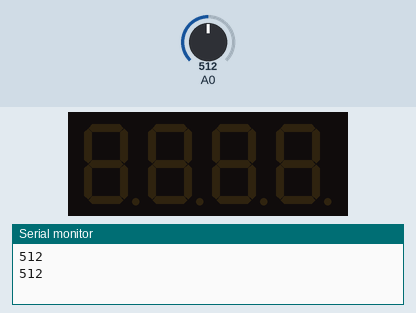
The sketch below on a simulated Arduino Uno, built with avr-gcc and run on an emulated ATmega328P. Parts: 4-digit seven-segment display, the last lines printed to the serial monitor. Inputs (shaded band) come from the test bench; at power-on: A0 = 512.

Above: at 1.8 s.
1.9 s: A0 set to 638
3.4 s: A0 set to 656
At 5.2 s:
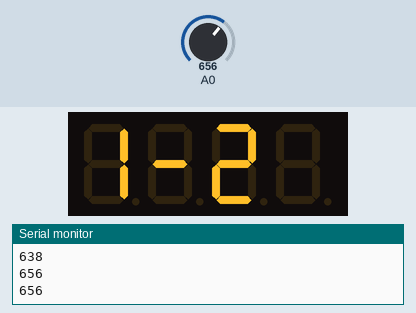
5.5 s: A0 set to 787
At 7.2 s:
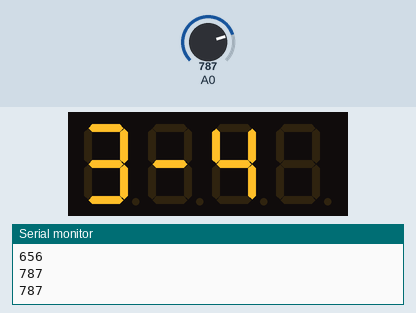
7.5 s: A0 set to 814
At 9.2 s:
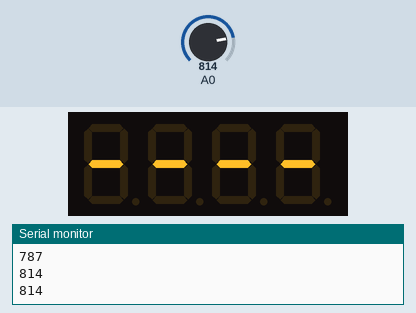
9.6 s: A0 set to 830
At 11.1 s:
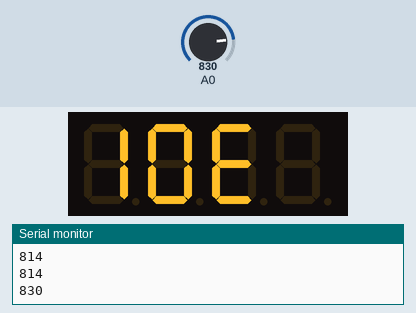
11.6 s: A0 set to 810
At 13.0 s:
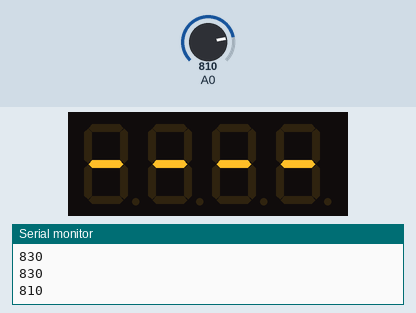
Timing chart, 0 to 14.6 s (numbered marks = the images above; inputs shaded):
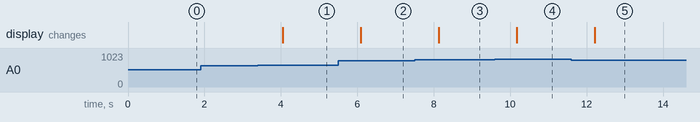

Measured:
- the behaviour switches between 649 and 650 on A0 (found by bisection; images 0 and 1)
- the behaviour switches between 799 and 800 on A0 (found by bisection; images 2 and 3)
- after the input at 3.4 s, the display: changes after 0.64 s (image 1)
- after the input at 5.5 s, the display: changes after 0.59 s (image 2)
- after the input at 7.5 s, the display: changes after 0.63 s (image 3)
- after the input at 9.6 s, the display: changes after 0.57 s (image 4)
- after the input at 11.6 s, the display: changes after 0.62 s (image 5)

The sketch:

sketch_Photoresistor_pH_detector.ino
```cpp
#include "TM1637Display.h"

// Define connections pins
#define CLK 2
#define DIO 3

// Create display object of type TM1637Display:
TM1637Display display = TM1637Display(CLK, DIO);

int sensorValue = 0;

void setup(){
  display.setBrightness(5);   // set brightness (0-7)
  display.clear();

  pinMode(A0, INPUT);
  Serial.begin(9600);

}

void loop(){
  // read the value from the sensor
  sensorValue = analogRead(A0);

  // print sensor reading to serial monitor
  Serial.println(sensorValue);

  // For pH levels 1-2
  if ((650 <= sensorValue) && (sensorValue <= 690)){
    // "1-2"
    uint8_t data[] = {
      SEG_B | SEG_C,                              // 1
      SEG_G,                                      // -
      SEG_A | SEG_B | SEG_D | SEG_E | SEG_G,      // 2
      0x00                                        // blank
    };

    // Display characters on display
    display.setSegments(data);

    // Light up corresponding light
    digitalWrite(8, LOW);  // Blue OFF
    digitalWrite(9, LOW);   // White OFF
    digitalWrite(13, HIGH); // Red ON


  // For pH levels 3-4
  }if ((sensorValue >= 736)&& (sensorValue <= 799)) {
    // "3-4"
    uint8_t data[] = {
      SEG_A | SEG_B | SEG_C | SEG_D | SEG_G,           // 3
      SEG_G,                                           // -
      SEG_B | SEG_C | SEG_F | SEG_G,                   // 4
      0x00                                             // blank
    };

    // Display characters on display
    display.setSegments(data);

    // Light up corresponding light
    digitalWrite(8, LOW);  // Blue OFF
    digitalWrite(9, LOW);   // White OFF
    digitalWrite(13, HIGH); // Red ON


  // For pH levels 5-6
  }if ((sensorValue >= 691)&& (sensorValue <= 735)){
    // "5-6"
    uint8_t data[] = {
      SEG_A | SEG_C | SEG_D | SEG_F | SEG_G,           // 5
      SEG_G,                                           // -
      SEG_A | SEG_C | SEG_D | SEG_E | SEG_F | SEG_G,   // 6
      0x00                                             // blank
    };

    // Display characters on display
    display.setSegments(data);

    // Light up corresponding light
    digitalWrite(8, LOW);  // Blue OFF
    digitalWrite(9, LOW);   // White ON
    digitalWrite(13, HIGH); // Red OFF


  // For pH level 7
  }if ((sensorValue >= 530)&& (sensorValue <= 560)){
    // "7"
    display.showNumberDec(7);

    digitalWrite(8, LOW);  // Blue OFF
    digitalWrite(9, HIGH);   // White ON
    digitalWrite(13, LOW); // Red OFF


  // For pH levels 8-9
  }if ((sensorValue >= 561)&& (sensorValue <= 600)){
    // "8-9"
    uint8_t data[] = {
      SEG_A | SEG_B | SEG_C | SEG_D | SEG_E | SEG_F | SEG_G,  // 8
      SEG_G,                                                  // -
      SEG_A | SEG_B | SEG_C | SEG_D | SEG_F | SEG_G,          // 9
      0x00                                                    // blank
    };

    // Display characters on display
    display.setSegments(data);

    // Light up corresponding light
    digitalWrite(8, HIGH);  // Blue OFF
    digitalWrite(9, LOW);   // White ON
    digitalWrite(13, LOW); // Red OFF


  // For pH levels 10+
  }if (sensorValue >= 820){
    // "10+"
    uint8_t data[] = {
      SEG_B | SEG_C,                                  // 1
      SEG_A | SEG_B | SEG_C | SEG_D | SEG_E | SEG_F,  // 0
      SEG_G | SEG_D | SEG_A | SEG_F | SEG_E,          // + (approximation)
      0x00                                            // blank
    };

    // Display characters on display
    display.setSegments(data);

    // Light up corresponding light
    digitalWrite(8, HIGH);  // Blue OFF
    digitalWrite(9, LOW);   // White ON
    digitalWrite(13, LOW); // Red OFF


  // If nothing is being tested
  }if ((sensorValue >= 800)&& (sensorValue <= 819)){
    //
    uint8_t data[] = {
      SEG_G,   // -
      SEG_G,   // -
      SEG_G,   // -
      SEG_G    // -
    };

    // Display characters on display
    display.setSegments(data);

    // Light up corresponding light
    digitalWrite(8, LOW);  // Blue OFF
    digitalWrite(9, LOW);   // White OFF
    digitalWrite(13, LOW); // Red OFF

  }


  delay(1000); // Wait for 100 ms
}
```
